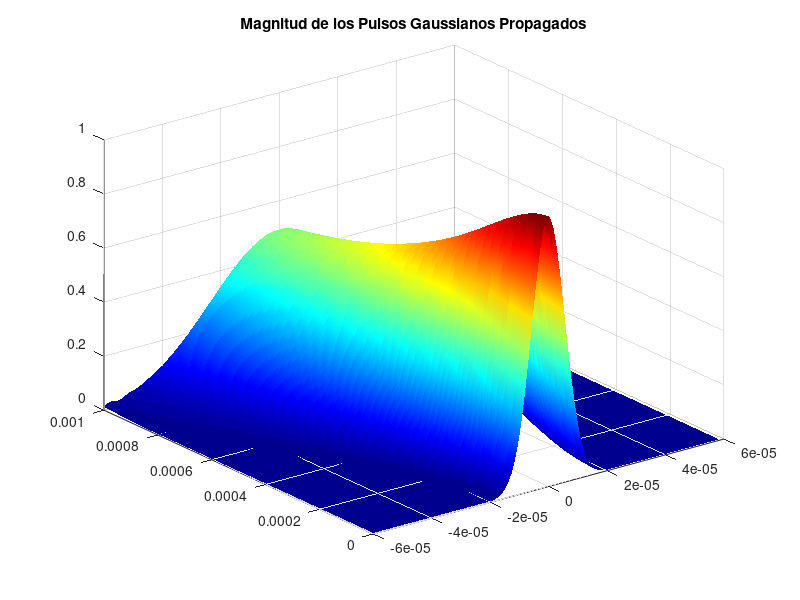

The MATLAB script that drew this image:
% Finite Difference Beam Propagation Method     3 Mayo 2007
% Edgar Guevara Codina 
% Dispositivos Optoelectronicos 
% Genera un pulso gaussiano y lo propaga 1000 um a lo largo del eje y
% Grafica superficie
close all;                          % Cierra Ventanas
clear all;                          % Limpia Variables
clc;                                % Limpia Pantalla
% ---------- Declaracion de Variables -----------------
tic                                 % Comienza Timer
x1 = -60e-6;                        % Coordenada Inicial
x2 = 60e-6;                         % Coordenada Final
num_samples = 101;                  % Numero de muestras (par)
dx = (x2-x1)/num_samples;           % Espaciado de las muestras en x
dy = 1e-6;                          % Incremento en y
x = linspace (x1, x2-dx, num_samples);     % Dominio espacial
W0 = 8e-6;                          % Radio de la cintura del pulso
n_index = ones(1,num_samples);      % Indice de refraccion del medio
nmax = 1;                           % Indice de refraccion maximo
nmin = 1;                           % Indice de refraccion minimo
n_bar = (nmax+nmin)/2;              % Indice Promedio
lambda = 0.8e-6;                    % Longitud de onda
k0 = 2*pi/lambda;                   % Numero de onda

% ---------- Generacion del pulso -----------------
modo = exp (-(x/W0).^2);          % Pulso Gaussiano

k = k0.*n_index;                     % Vector de onda
k_bar = k.*n_bar;                    % Numero de onda de referencia

% ------ Generamos la reticula para graficar ------ 
[xx,yy] = meshgrid ([x1:dx:x2-dx],[dy:dy:1000e-6]);
zz = zeros(size(xx));
h = dy;
ro = dy/(dx^2);
A = j./(2.*k_bar);
B = j.*(k.^2-k_bar.^2)./(2.*k_bar);
a = -ro.*A;    
b = 2*(1+ro.*A)-h.*B;
c = a;
d = zeros(1,num_samples);
matrix = zeros(num_samples);

% --------- Generacion de la matriz tridiagonal ---------
for m = 1:1:num_samples
    if ((m>1) && (m<num_samples))
        matrix(m,m-1) = a(m);
        matrix(m,m) = b(m);
        matrix(m,m+1) = c(m);
    else
        matrix(1,1) = b(1);
        matrix(1,2) = c(1);
        matrix(num_samples,num_samples-1) = a(num_samples);
        matrix(num_samples,num_samples) = b(num_samples);
    end
end
    
% --------- Ciclo Principal de Propagacion ---------  
for n = 1:1:1000,
    for m = 1:1:num_samples,
        if ((m>1) && (m<num_samples))
            d(m) = (2*(1-ro*A(m))+h*B(m))*modo(m)+ro*A(m)*(modo(m-1)+modo(m+1));
        else
            d(1) = (2*(1-ro*A(1))+h*B(1))*modo(1)+ro*A(1)*(modo(2));
            d(num_samples) = (2*(1-ro*A(num_samples))+h*B(num_samples))*modo(num_samples)+ro*A(num_samples)*(modo(num_samples-1));
        end
    end
    modo = matrix\d.';
    zz(n,:) = [abs(modo.')];        % Generamos la matriz para graficar
end

% -- Graficamos la magnitud de nuestros pulsos propagados --
surf(xx,yy,zz);
rotate3d on
shading interp;
colormap jet;
grid on;
title('Magnitud de los Pulsos Gaussianos Propagados');
toc                             % Termina Timer